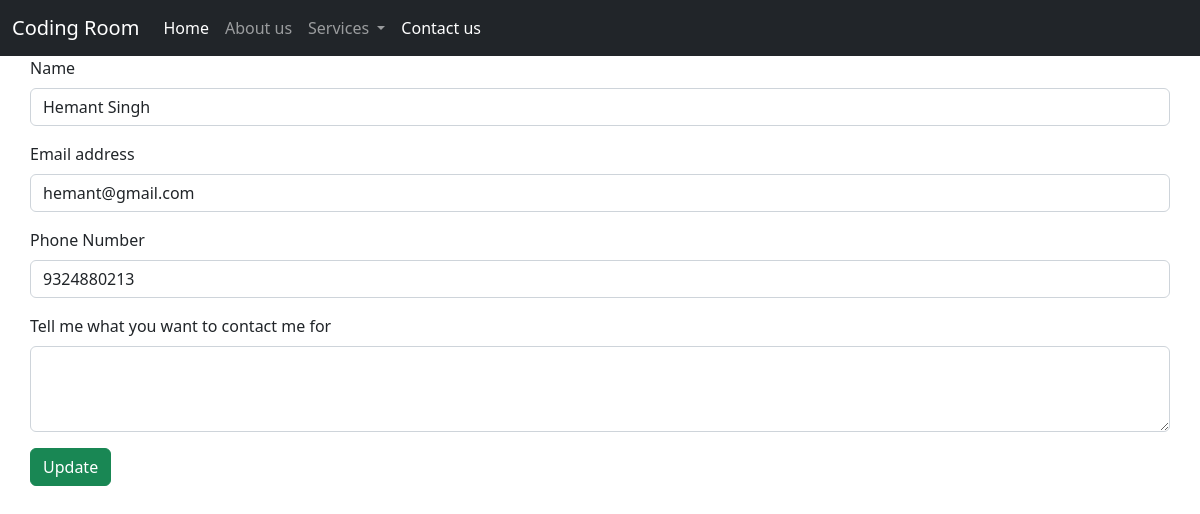
The page //10/ on the database its author committed.
### home/models.py (models this page shows)
class Contact(models.Model):
    name = models.CharField(max_length=122)
    email = models.CharField(max_length=122)
    phone = models.CharField(max_length=12)
    desc = models.TextField()

### home/views.py (the view)
# urls.py: path('/<int:id>/', views.update_data, name='updatedata' ),
def update_data(request, id):
    user = Contact.objects.get(id=id)
    user.save()
    return render(request, 'update.html', {'user':user})

### templates/update.html (shortened to what this page needs)
{% extends 'base.html' %}
{% block body %}
<div class="container px-0 mb-5">
    <form method="post" action=" ">
    <div class="mb-3">
        <label for="name" class="form-label">Name</label>
        <input type="text" class="form-control" id="name"
        name="name"  placeholder="Full name" , value="{{user.name}}">
      </div>
      <div class="mb-3">
        <label for="" class="form-label">Email address</label>
        <input type="email" class="form-control" id="email" name="email" placeholder="name@example.com" value="{{user.email}}">
      </div>
      <div class="mb-3">
        <label for="phone" class="form-label">Phone Number</label>
        <input type="text" class="form-control" id="phone"
       name="phone"  placeholder="Phone number" value="{{user.phone}}">
      </div>
      <div class="mb-3">
        <label for="desc" class="form-label">Tell me what you want to contact me for</label>
        <textarea class="form-control" id="desc" name="desc" rows="3" value="{{user.desc}}"></textarea>
      </div>
      <input type="submit" class="btn btn-success" value="Update">
    </form>
</div>
{% endblock body %}

### rows shown on the page
Contact: name "Hemant Singh", email "hemant@gmail.com", phone "9324880213"
